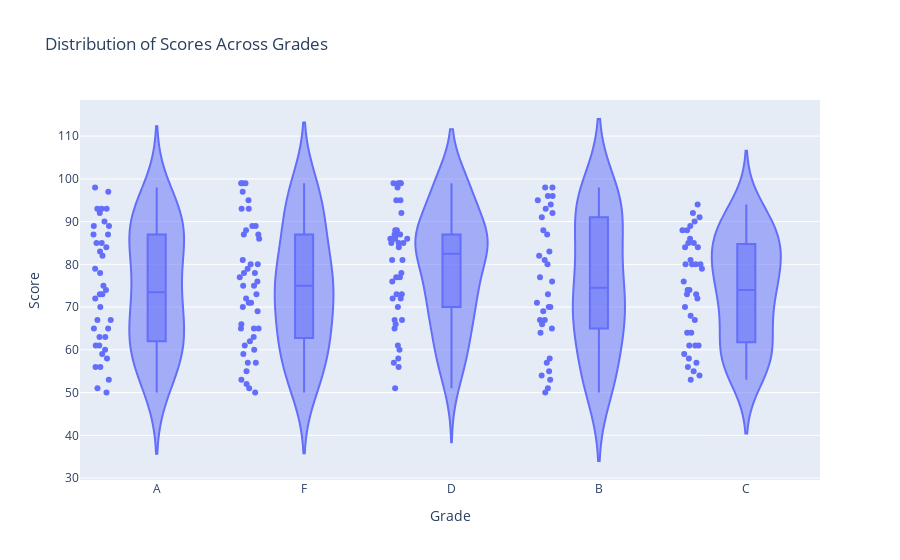

Source (notebook cell):
### Markdown cell above
2. Using the Student Grades, create a violin plot to display the distribution of scores across different grade categories.

np.random.seed(15)

data = {
'Grade': np.random.choice(['A', 'B', 'C', 'D', 'F'], 200),
'Score': np.random.randint(50, 100, 200)
}

df = pd.DataFrame(data
 Using the sales data, generate a heatmap to visualize the variation in sales across
different months and days.
np.random.seed(20)
data = {
'Month': np.random.choice(['Jan', 'Feb', 'Mar', 'Apr', 'May'], 100),
'Day': np.random.choice(range(1, 31), 100),
'Sales': np.random.randint(1000, 5000, 100)
}
df = pd.DataFrame(data)

### Code cell
import plotly.express as px
import pandas as pd
import numpy as np

# Set a random seed for reproducibility
np.random.seed(15)

# Generate dataset for student grades and scores
data = {
    'Grade': np.random.choice(['A', 'B', 'C', 'D', 'F'], 200),
    'Score': np.random.randint(50, 100, 200)
}

# Create a DataFrame
df_grades = pd.DataFrame(data)

# Create a violin plot to display the distribution of scores across different grade categories
fig_grades = px.violin(df_grades, x='Grade', y='Score', box=True, points="all", title="Distribution of Scores Across Grades")

# Show the plot
fig_grades.show()

### Figure 1 — Plotly figure (JSON) as saved in the notebook; plotly's stock layout.template omitted (floating-point values rounded to 4 significant figures; data arrays with more than 128 entries replaced by an {"elided": "..."} marker saying what was removed)
{"data": [{"alignmentgroup": "True", "box": {"visible": true}, "hovertemplate": "Grade=%{x}<br>Score=%{y}<extra></extra>", "legendgroup": "", "marker": {"color": "#636efa"}, "name": "", "offsetgroup": "", "orientation": "v", "points": "all", "scalegroup": "True", "showlegend": false, "type": "violin", "x": {"elided": "200 str values"}, "x0": " ", "xaxis": "x", "y": {"elided": "200 int values"}, "y0": " ", "yaxis": "y"}], "layout": {"legend": {"tracegroupgap": 0}, "title": {"text": "Distribution of Scores Across Grades"}, "violinmode": "group", "xaxis": {"anchor": "y", "domain": [0, 1], "title": {"text": "Grade"}}, "yaxis": {"anchor": "x", "domain": [0, 1], "title": {"text": "Score"}}}}
